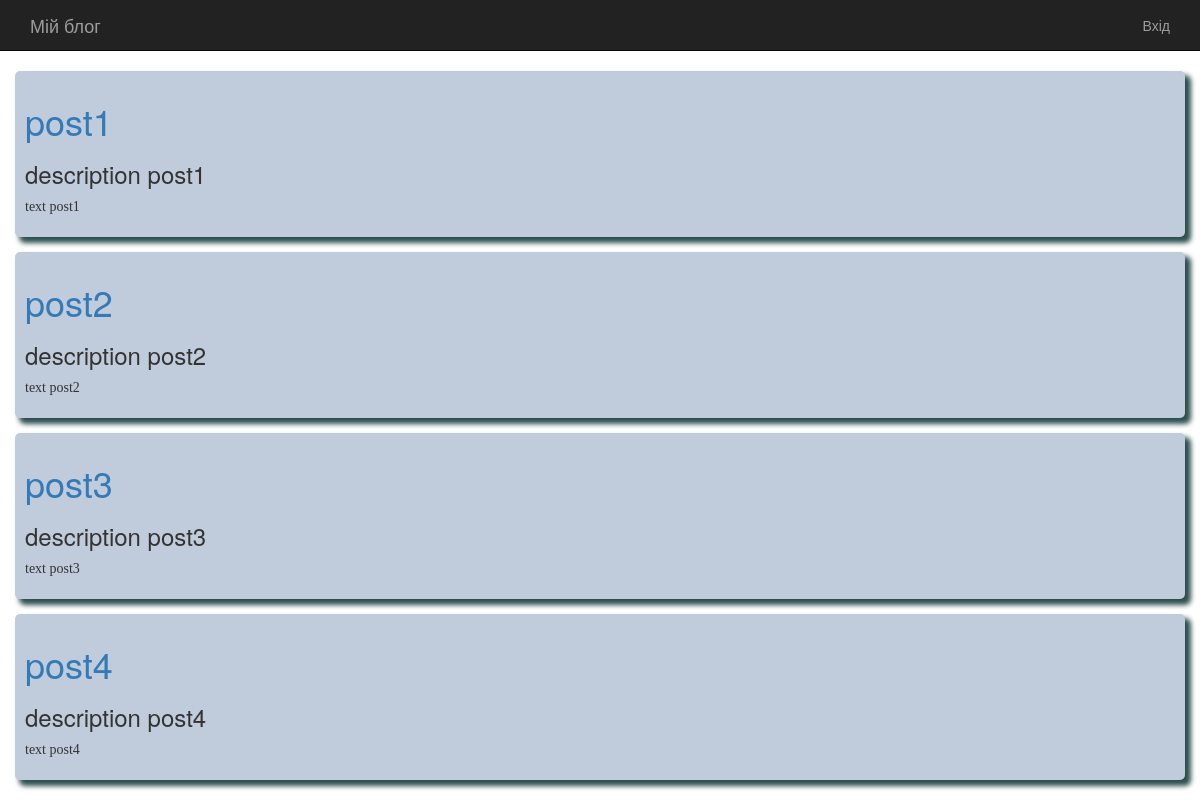
The page / on the database its author committed.
### tables this page shows
CREATE TABLE IF NOT EXISTS `post` (
  `id` int(10) NOT NULL,
  `userid` int(11) NOT NULL,
  `name` varchar(256) NOT NULL,
  `description` varchar(1024) NOT NULL,
  `text` text NOT NULL
);

### index.php (the view, shortened to what this page needs)
<!DOCTYPE html>
<html lang="ru">
<head>
    <link href="public/css/bootstrap.min.css" rel="stylesheet">
    <link href="public/css/style.css" rel="stylesheet">
</head>
<body>
<div class="navbar navbar-inverse navbar-static-top">
    <div class="container">
        <div class="navbar-header">
            <a class="navbar-brand" href="index.php">Мій блог</a>
        </div>
        <div class="collapse navbar-collapse" id="responsive-menu">
            <div class="navbar-nav navbar-right">
                <ul class="nav navbar-nav">
                    <?php
                    if (isset($_SESSION['useremail'])) {
                        $useremail = $_SESSION['useremail'];
                        echo '<li><a href="#">'.$useremail.'</a></li>';
                        echo '<li><a href="exit.php">Вихід</a></li>';
                    }else{
                        echo '<li><a href="login.php">Вхід</a></li>';
                    }
                    ?>
                </ul>
            </div>
        </div>
    </div>
</div>
<div class="container">
    <div class="row">
        <?php
        $result = mysql_query("SELECT * FROM `post`");
        while($test = mysql_fetch_array($result)) {
            $id = $test['id'];
            $name = $test['name'];
            $description = $test['description'];
            $text = $test['text'];
            echo "<div class=\"post\"><div><h1><a href=\"detail.php?id=$id\">$name</a></h1><h3>$description</h3><p class=\"text\">$text</p></div></div>";
        }
        ?>
    </div>
</div>
</body>
</html>

### public/css/style.css (style rules this page uses)
.post { padding: 10px; display: flex; margin-bottom: 15px; background-color: #c0cbdb; border-radius: 5px; box-shadow: 5px 5px 5px 1px darkslategray; }
.text { font-family: Verdana; font-size: 14px; width: 775px; }

### rows shown on the page
post: name "post1", description "description post1", text "text post1"
post: name "post2", description "description post2", text "text post2"
post: name "post3", description "description post3", text "text post3"
post: name "post4", description "description post4", text "text post4"
